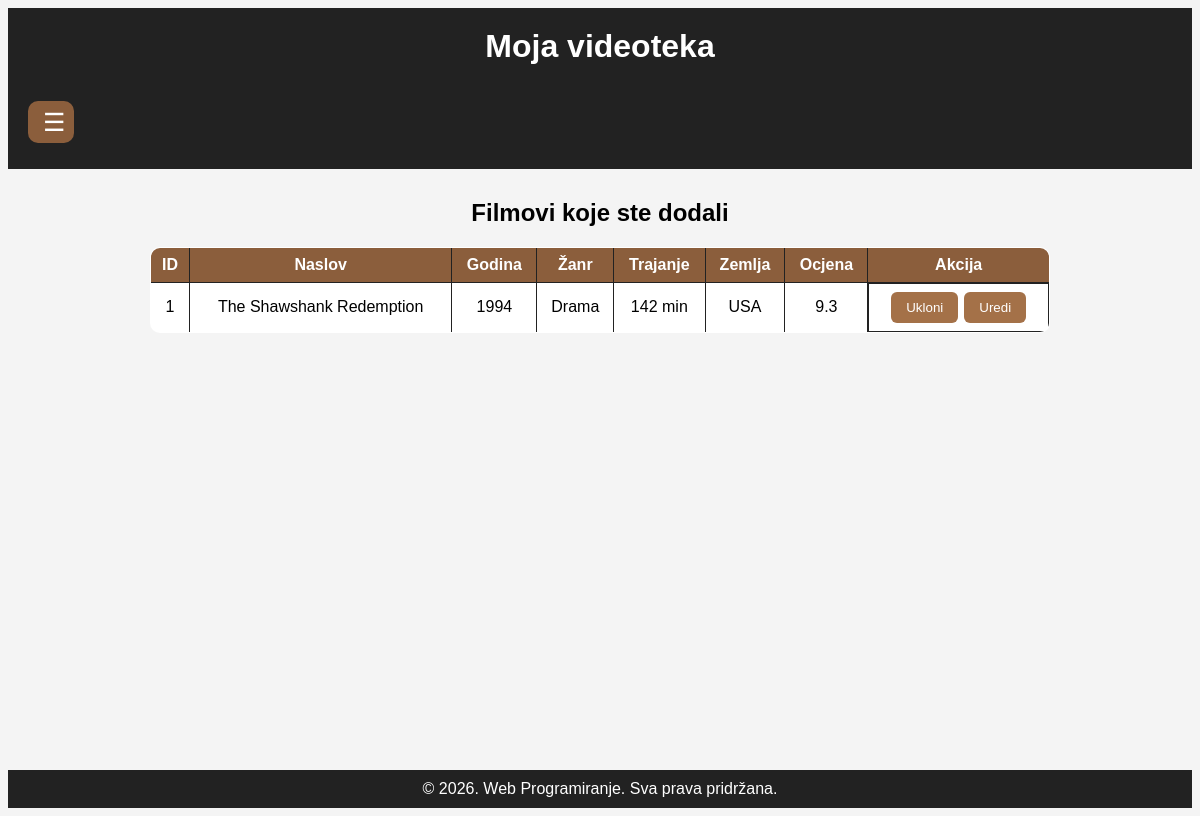
The app's page /moja_videoteka.php (signed in) with its own data.
### tables this page shows
CREATE TABLE `wanted_movies` (
  `id` int(11) NOT NULL,
  `user_id` int(11) NOT NULL,
  `movie_id` int(11) NOT NULL,
  `created_at` timestamp NOT NULL DEFAULT current_timestamp()
);

CREATE TABLE `movies` (
  `id` int(11) NOT NULL,
  `title` varchar(150) NOT NULL,
  `year` int(11) NOT NULL,
  `genre` varchar(50) NOT NULL,
  `duration` int(11) NOT NULL,
  `country` varchar(80) NOT NULL,
  `rating` decimal(3,1) NOT NULL
);

### includes/auth.php (called while the page is built, shortened)
<?php
function isAdmin() {
    return isset($_SESSION['role']) && $_SESSION['role'] === 'administrator';
}
?>

### moja_videoteka.php (the view, shortened to what this page needs)
<?php
include "includes/db.php";
include "includes/auth.php";
$user_id = $_SESSION["user_id"];
$sql = "SELECT
            wm.id AS wanted_id,
            m.id AS movie_id,
            m.title,
            m.year,
            m.genre,
            m.duration,
            m.country,
            m.rating,
            wm.created_at
        FROM wanted_movies wm
        JOIN movies m ON wm.movie_id = m.id
        WHERE wm.user_id = ?
        ORDER BY wm.created_at DESC";
$stmt = mysqli_prepare($conn, $sql);
mysqli_stmt_bind_param($stmt, "i", $user_id);
mysqli_stmt_execute($stmt);
$result = mysqli_stmt_get_result($stmt);
?>
<!DOCTYPE html>
<html lang="hr">
<head>
    <link rel="stylesheet" href="public/style/style.css">
</head>
<body>
<header>
    <h1>Moja videoteka</h1>
</header>
<header>
    <nav aria-labelledby="primarna-navigacija" role="navigation">
        <ul>
            <li class="dropdown">
                <button class="nav-toggle" aria-label="Otvori navigaciju" type="button">
                    ☰
                </button>
            </li>
        </ul>
    </nav>
</header>
<main>
    <h2>Filmovi koje ste dodali</h2>
    <div class="table-container">
        <table id="filmovi-tablica">
            <thead>
                <tr>
                    <th>ID</th>
                    <th>Naslov</th>
                    <th>Godina</th>
                    <th>Žanr</th>
                    <th>Trajanje</th>
                    <th>Zemlja</th>
                    <th>Ocjena</th>
                    <th>Akcija</th>
                </tr>
            </thead>
            <tbody>
                <?php if (mysqli_num_rows($result) > 0): ?>
                    <?php while ($movie = mysqli_fetch_assoc($result)): ?>
                        <tr>
                            <td><?php echo htmlspecialchars($movie["movie_id"]); ?></td>
                            <td><?php echo htmlspecialchars($movie["title"]); ?></td>
                            <td><?php echo htmlspecialchars($movie["year"]); ?></td>
                            <td><?php echo htmlspecialchars($movie["genre"]); ?></td>
                            <td><?php echo htmlspecialchars($movie["duration"]); ?> min</td>
                            <td><?php echo htmlspecialchars($movie["country"]); ?></td>
                            <td><?php echo htmlspecialchars($movie["rating"]); ?></td>
                            <td class="akcije" style="display: flex; gap: 6px; justify-content: center; flex-wrap: wrap;">
                                <form method="POST" action="moja_videoteka.php" onsubmit="return confirm('Želite li ukloniti ovaj film iz videoteke?');">
                                    <button type="submit">Ukloni</button>
                                </form>
                                <?php if (isAdmin()): ?>
                                    <a href="admin_movie.php?edit_id=<?php echo $movie["movie_id"]; ?>">
                                        <button type="button">Uredi</button>
                                    </a>
                                <?php endif; ?>
                            </td>
                        </tr>
                    <?php endwhile; ?>
                <?php else: ?>
                    <tr>
                        <td colspan="8">Još nemate dodanih filmova u videoteci.</td>
                    </tr>
                <?php endif; ?>
            </tbody>
        </table>
    </div>
</main>
<footer>
    <p>&copy; 2026. Web Programiranje. Sva prava pridržana.</p>
</footer>
</body>
</html>

### public/style/style.css (style rules this page uses)
* { box-sizing: border-box; }
html { min-height: 100%; margin: 0; padding: 0; }
body { font-family: Arial, sans-serif; background-color: #f4f4f4; text-align: center; display: flex; flex-direction: column; min-height: 100vh; }
header { background: #222; color: white; padding: 10px 20px; width: 100%; }
header h1, footer p { margin: 0; text-align: center; }
h1 { padding-top: 10px; }
nav { text-align: left; }
ul { padding-left: 0; margin-left: 0; list-style: none; }
li.dropdown { display: inline-block; background-color: #b4b9bc; padding: 10px; border-radius: 15px; color: black; }
main { flex:1; width: 100%; padding: 10px 20px; }
.table-container { max-width: 1000px; width: 100%; margin: 0 auto; overflow-x: auto; }
#filmovi-tablica { width: 900px; max-width: 100%; margin: 0 auto; background: white; border-collapse: collapse; border-radius: 10px; overflow: hidden; }
#filmovi-tablica, #filmovi-tablica th, #filmovi-tablica td { border: 1px solid #222; }
#filmovi-tablica th { background-color: #8b5e3c; color: white; }
#filmovi-tablica td, #filmovi-tablica th { padding: 8px; }
button { background-color: #8b5e3c; color: white; border: none; cursor: pointer; border-radius: 6px; padding: 8px 15px; }
#filmovi-tablica button { background-color: #a47148; }
footer { width: 100%; padding: 10px 20px; background: #222; color: white; }
nav > ul { display: flex; justify-content: flex-start; align-items: center; }
li.dropdown { position: relative; display: inline-block; background: transparent; padding: 0; border-radius: 0; }
.nav-toggle { width: 46px; height: 42px; background-color: #8b5e3c; color: white; border: none; border-radius: 10px; font-size: 25px; line-height: 1; cursor: pointer; }

### records on screen
wanted_movies: movie "1", movie.title "The Shawshank Redemption", movie.year "1994", movie.genre "Drama", movie.duration "142", movie.country "USA", movie.rating "9.3"
